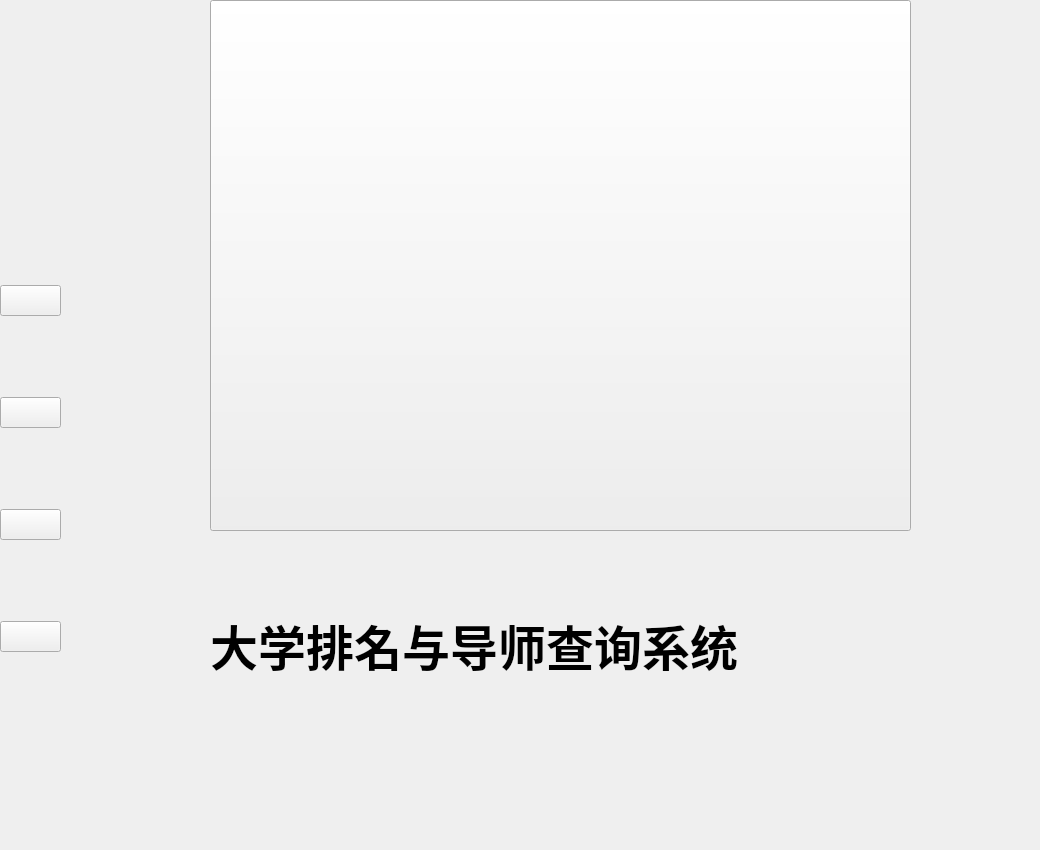
<?xml version="1.0" encoding="UTF-8"?>
<ui version="4.0">
 <class>MainPage</class>
 <widget class="QWidget" name="MainPage">
  <property name="geometry">
   <rect>
    <x>0</x>
    <y>0</y>
    <width>1040</width>
    <height>850</height>
   </rect>
  </property>
  <property name="font">
   <font>
    <family>微软雅黑</family>
    <pointsize>12</pointsize>
    <weight>75</weight>
    <bold>true</bold>
   </font>
  </property>
  <property name="windowTitle">
   <string>主页</string>
  </property>
  <property name="autoFillBackground">
   <bool>false</bool>
  </property>
  <property name="styleSheet">
   <string notr="true">border-image: url(background.png)</string>
  </property>
  <widget class="QPushButton" name="background">
   <property name="geometry">
    <rect>
     <x>210</x>
     <y>0</y>
     <width>701</width>
     <height>531</height>
    </rect>
   </property>
   <property name="text">
    <string/>
   </property>
   <property name="icon">
    <iconset>
     <normaloff>background.png</normaloff>background.png</iconset>
   </property>
   <property name="iconSize">
    <size>
     <width>1000</width>
     <height>1000</height>
    </size>
   </property>
  </widget>
  <widget class="QWidget" name="verticalLayoutWidget">
   <property name="geometry">
    <rect>
     <x>0</x>
     <y>210</y>
     <width>61</width>
     <height>521</height>
    </rect>
   </property>
   <layout class="QVBoxLayout" name="verticalLayout">
    <item>
     <widget class="QPushButton" name="cnRank_button">
      <property name="text">
       <string/>
      </property>
      <property name="icon">
       <iconset>
        <normaloff>finger.png</normaloff>finger.png</iconset>
      </property>
      <property name="iconSize">
       <size>
        <width>40</width>
        <height>40</height>
       </size>
      </property>
     </widget>
    </item>
    <item>
     <widget class="QPushButton" name="worldRank_button">
      <property name="text">
       <string/>
      </property>
      <property name="icon">
       <iconset>
        <normaloff>finger.png</normaloff>finger.png</iconset>
      </property>
      <property name="iconSize">
       <size>
        <width>40</width>
        <height>40</height>
       </size>
      </property>
     </widget>
    </item>
    <item>
     <widget class="QPushButton" name="chemRank_button">
      <property name="text">
       <string/>
      </property>
      <property name="icon">
       <iconset>
        <normaloff>finger.png</normaloff>finger.png</iconset>
      </property>
      <property name="iconSize">
       <size>
        <width>40</width>
        <height>40</height>
       </size>
      </property>
     </widget>
    </item>
    <item>
     <widget class="QPushButton" name="teacher_button">
      <property name="text">
       <string/>
      </property>
      <property name="icon">
       <iconset>
        <normaloff>finger.png</normaloff>finger.png</iconset>
      </property>
      <property name="iconSize">
       <size>
        <width>40</width>
        <height>40</height>
       </size>
      </property>
     </widget>
    </item>
   </layout>
  </widget>
  <widget class="QLabel" name="label">
   <property name="geometry">
    <rect>
     <x>210</x>
     <y>580</y>
     <width>681</width>
     <height>131</height>
    </rect>
   </property>
   <property name="font">
    <font>
     <family>楷体</family>
     <pointsize>36</pointsize>
    </font>
   </property>
   <property name="text">
    <string>大学排名与导师查询系统</string>
   </property>
  </widget>
 </widget>
 <resources/>
 <connections/>
</ui>
